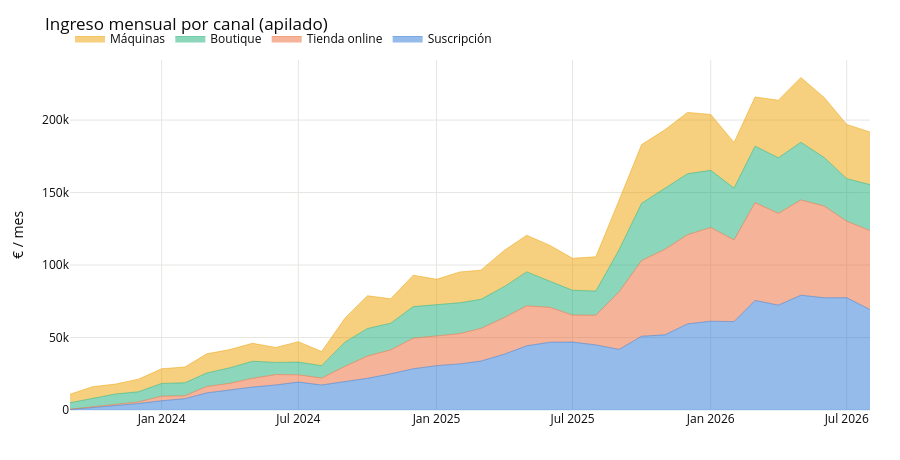
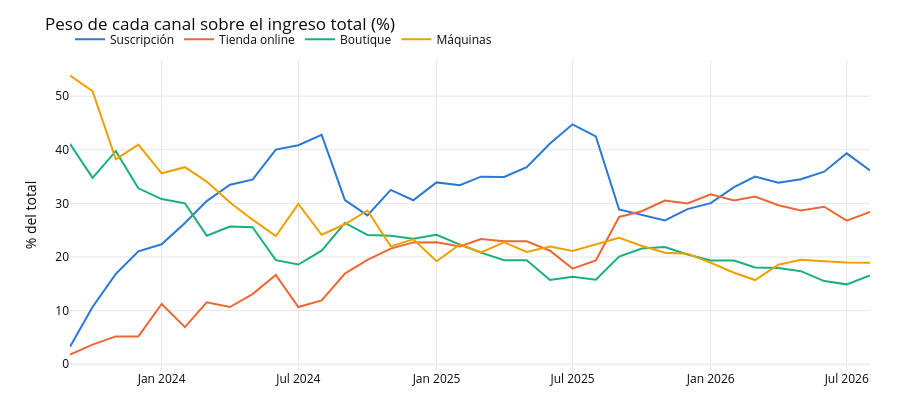

Notebook cell for these charts, in order:
### Code cell
fig = go.Figure()
for name, s in channels.items():
    fig.add_trace(go.Scatter(x=s.index, y=s.to_numpy(), name=CHANNEL_LABEL[name],
                             mode="lines", stackgroup="one",
                             line=dict(color=CHANNEL_COLOR[name], width=0.5)))
fig.update_layout(**{**PLOT_LAYOUT, "height": 460},
                  title="Ingreso mensual por canal (apilado)", yaxis_title="€ / mes")
fig.show()

# Peso relativo: ¿está cambiando el mix?
mix_pct = mix[list(channels)].div(mix.total, axis=0) * 100
fig = go.Figure()
for name in channels:
    fig.add_trace(go.Scatter(x=mix_pct.index, y=mix_pct[name], name=CHANNEL_LABEL[name],
                             mode="lines", line=dict(color=CHANNEL_COLOR[name], width=2)))
fig.update_layout(**PLOT_LAYOUT, title="Peso de cada canal sobre el ingreso total (%)",
                  yaxis_title="% del total")
fig.show()
print(mix_pct.round(1).iloc[[0, 11, 23, 35]].to_string())
